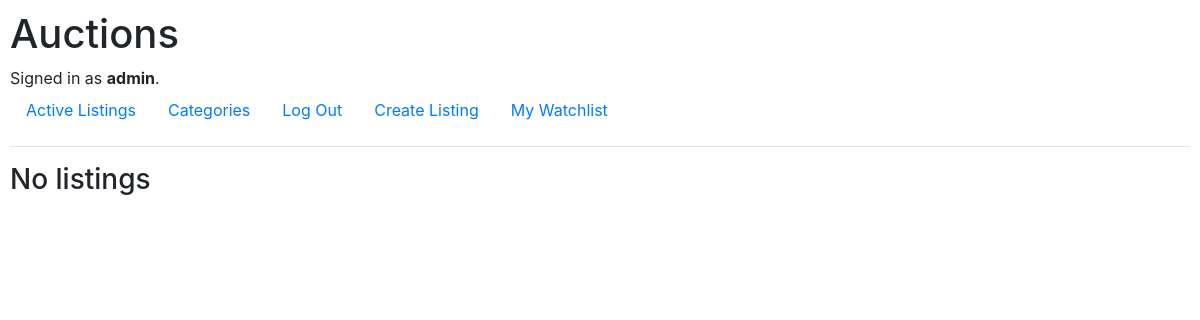
The app's page /nocategory (signed in), older data.
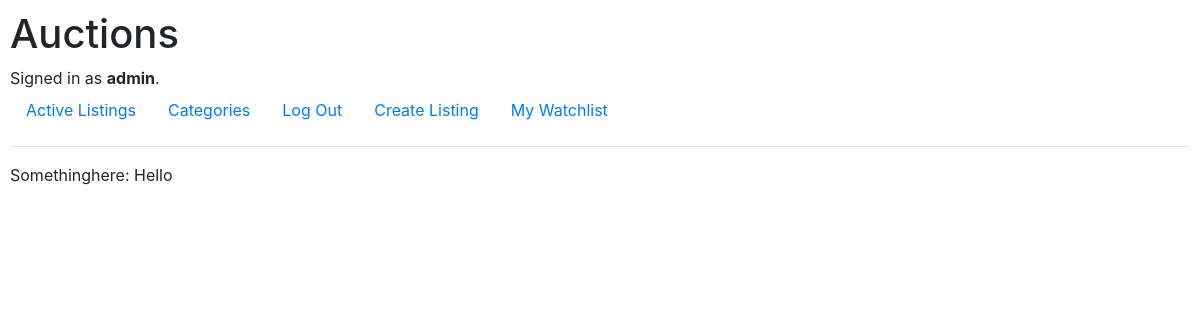
The same page, newer data.
### auctions/models.py (models this page shows, shortened)
class Listing(models.Model):
    user_id = models.ForeignKey(User, on_delete=models.CASCADE, related_name="this_user_listings")
    title = models.CharField(max_length=64)
    description = models.TextField(blank=True)
    startingbid = models.FloatField()
    currentbid = models.FloatField(blank=True, null=True)
    category = models.ForeignKey(Category, on_delete=models.CASCADE, related_name="this_category_listings", blank=True, null=True)
    image = models.ImageField(null=True, blank=True)
    isitactive = models.BooleanField(default=True)
    watchlist = models.ManyToManyField(User, blank=True, related_name="this_user_fav_listing")
    dateposted = models.DateTimeField(auto_now_add=True)
    def __str__(self):
        return f"{self.title}: {self.description}"

### auctions/views.py (the view)
# urls.py: path("nocategory", views.nocategory, name="nocategory")
def nocategory(request):
    nocategory = Listing.objects.filter(category_id__isnull = True)
    return render(request, "auctions/nocategory.html", {
        "nocategory": nocategory
    })

### auctions/templates/auctions/nocategory.html
{% extends "auctions/layout.html" %}
{% block body %}
    {% if nocategory %}
        {% for listing in nocategory %}
            {{listing}}
        {% endfor %}
    {% else %}
    <h3>No listings</h3>
    {% endif %}
{% endblock %}

Row changes from the older to the newer data that the page shows:
added Listing: title+description "Somethinghere: Hello"
Text that changed along with them:
text no longer shown: "No listings"
